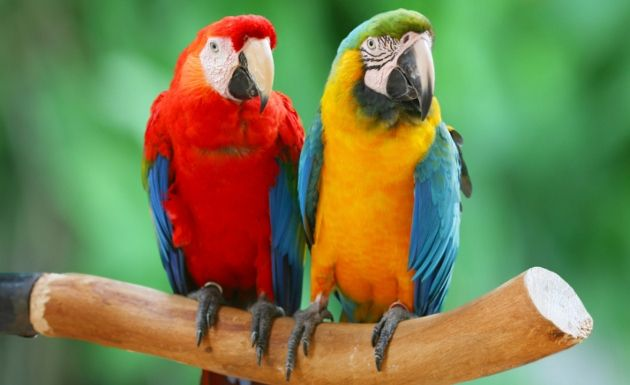
//> input picture 03_histograma/loros.jpg, 630 x 385 px
$ ./main   (built with g++ and OpenCV 4)
//> lines starting //> are read from the running program, lines starting //| are printed output that depends on the picture

// compilar con:
// g++ main.cpp $(pkg-config --libs opencv)

#include <opencv2/highgui/highgui.hpp>
#include <iostream>

using namespace std;

int main()
{
    // nombre del fichero
    char nombreImagen[] = "loros.jpg";

    // cargar la imagen y comprobar que lo ha hecho correctamente
    cv::Mat src = cv::imread(nombreImagen);
//> src is the input picture: 385 rows x 630 cols, CV_8UC3; mean B, G, R 77, 125.7, 120.6
    if (src.empty()) {
        cout << "Error al cargar la imagen: " << nombreImagen << endl;
        exit(1);
    }

    /// separar la imagen en 3 planos BGR
    cv::Mat bgr_planes[3];
    cv::split(src, bgr_planes);
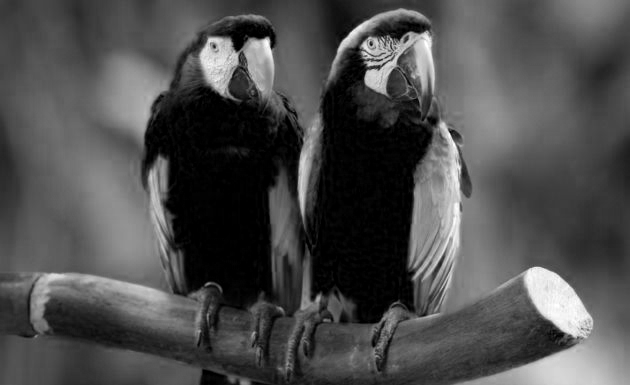
//> bgr_planes[0]: 385 rows x 630 cols, CV_8UC1; min 0, max 255, mean 77
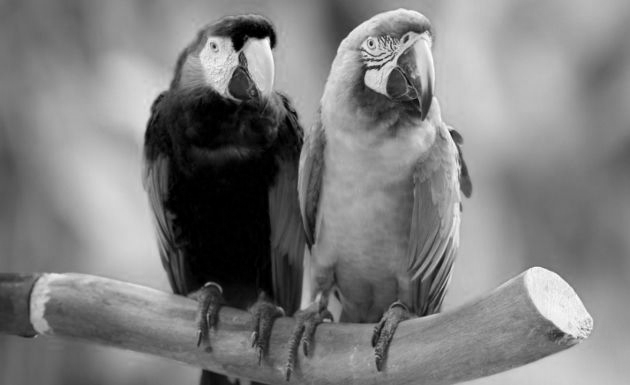
//> bgr_planes[1]: 385 rows x 630 cols, CV_8UC1; min 0, max 255, mean 125.7
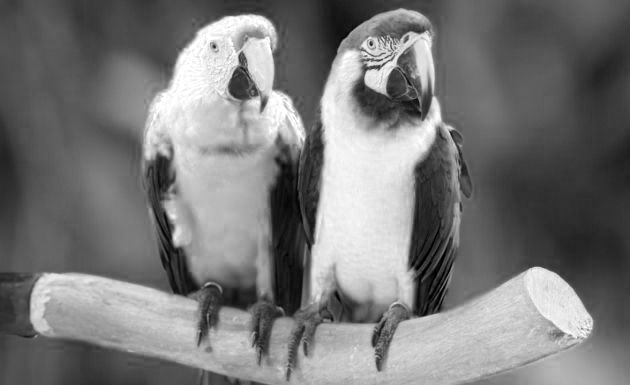
//> bgr_planes[2]: 385 rows x 630 cols, CV_8UC1; min 0, max 255, mean 120.6

    // variables para el histograma
    int histSize = 256;

    /// los rangos BGR
    const float range[] = { 0, 255 };
    const float* histRange = { range };

    bool uniform = true;
    bool accumulate = false;

    // matrices para histogramas RGB
    cv::Mat r_hist, g_hist, b_hist;

    // calcular histogramas RGB (orden BGR)
    cv::calcHist(&bgr_planes[2], 1, 0, cv::Mat(), r_hist, 1, &histSize, &histRange, uniform, accumulate);
//> r_hist = 256 values, max 2735 at index 89, min 0 at index 255, mean 943.4
    cv::calcHist(&bgr_planes[1], 1, 0, cv::Mat(), g_hist, 1, &histSize, &histRange, uniform, accumulate);
//> g_hist = 256 values, max 4329 at index 0, min 0 at index 255, mean 947.4
    cv::calcHist(&bgr_planes[0], 1, 0, cv::Mat(), b_hist, 1, &histSize, &histRange, uniform, accumulate);
//> b_hist = 256 values, max 15102 at index 0, min 0 at index 255, mean 947.4

    // salida estándar con el histograma B
    cout << "hist: " << b_hist << endl;
//| hist: [15102;
//|  4906;
//|  4660;
//|  3628;
//> (the first 4 of 236 printed lines)

    // imagen para histograma RGB
    const int hist_w = 512;
    const int hist_h = 400;
    cv::Mat histImage(hist_h, hist_w, CV_8UC3, cv::Scalar(0, 0, 0));

    /// normalizar el resultado a [ 0, histImage.rows ]
    normalize(r_hist, r_hist, 0, hist_h, cv::NORM_MINMAX, -1, cv::Mat());
//> r_hist = 256 values, max 400 at index 89, min 0 at index 255, mean 138
    normalize(b_hist, b_hist, 0, hist_h, cv::NORM_MINMAX, -1, cv::Mat());
//> b_hist = 256 values, max 400 at index 0, min 0 at index 255, mean 25.09
    normalize(g_hist, g_hist, 0, hist_h, cv::NORM_MINMAX, -1, cv::Mat());
//> g_hist = 256 values, max 400 at index 0, min 0 at index 255, mean 87.54

    // salida estándar con el histograma B normalizado
    cout << "hist: " << b_hist << endl;
//| hist: [400;
//|  129.94305;
//|  123.42736;
//|  96.093239;
//> (the first 4 of 126 printed lines)

    // colores RGB
    const cv::Scalar red(255, 0, 0);
    const cv::Scalar green(0, 255, 0);
    const cv::Scalar blue(0, 0, 255);

    // dibujar para cada canal RGB
    int bin_w = cvRound((double)hist_w / histSize);
    for (int i = 1; i < histSize; i++) {

        // calcular X
        cv::Point from(bin_w * (i - 1), 0);
        cv::Point to(bin_w * (i), 0);

        // calcular Y para componente R y dibujar línea
        from.y = hist_h - cvRound(r_hist.at<float>(i - 1));
        to.y = hist_h - cvRound(r_hist.at<float>(i));
        cv::line(histImage, from, to, red, 2, 8, 0);

        // calcular Y para componente G y dibujar línea
        from.y = hist_h - cvRound(g_hist.at<float>(i - 1));
        to.y = hist_h - cvRound(g_hist.at<float>(i));
        cv::line(histImage, from, to, green, 2, 8, 0);

        // calcular Y para componente B y dibujar línea
        from.y = hist_h - cvRound(b_hist.at<float>(i - 1));
        to.y = hist_h - cvRound(b_hist.at<float>(i));
        cv::line(histImage, from, to, blue, 2, 8, 0);
    }
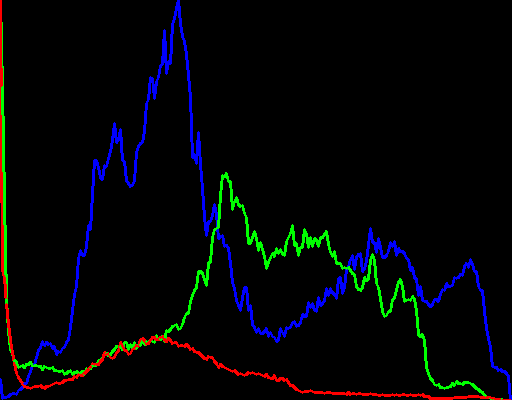
//> histImage: 400 rows x 512 cols, CV_8UC3; mean B, G, R 7.4, 5, 3.2

    // mostrar imagen
    cv::imshow("Imagen", src);

    // mostrar histograma
    cv::imshow("Histograma", histImage);

    // esperar a pulsar una tecla
    cvWaitKey(0);
    return 0;
}

// vim: tw=78:sw=4:ts=4:et
